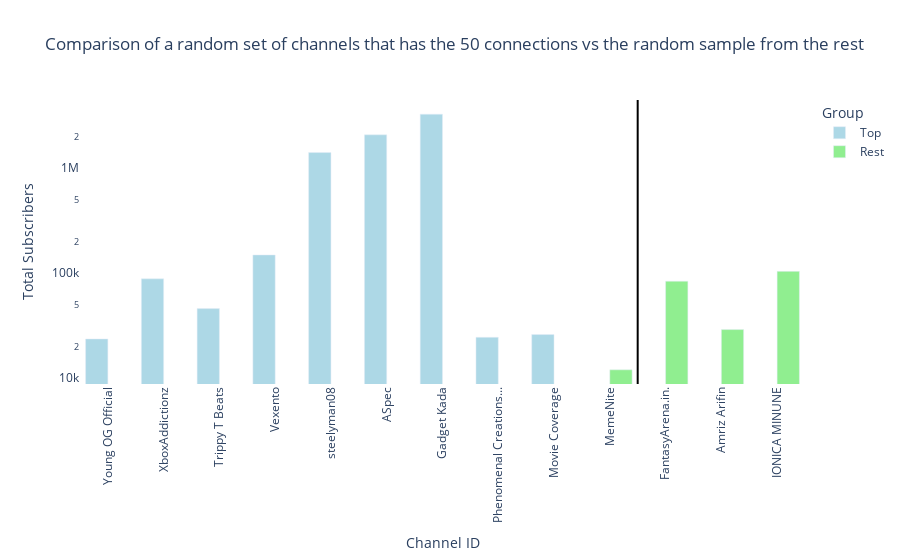

This figure's notebook cell:
### Code cell
# Update the interactive bar plot with custom colors and hover data
fig = px.bar(
    combined_df, 
    x='name_cc', 
    y='subscribers_cc', 
    color='Group',
    title='Comparison of a random set of channels that has the 50 connections vs the random sample from the rest',
    labels={
        'subscribers_cc': 'Total subscribers', 
        'name_cc': 'Channel ID', 
        'num_connections': 'Connections',
        'category_cc': 'Category',
    },
    barmode='group',
    hover_data=['num_connections'],  # Add hover data for number of connections
    color_discrete_map={'Top': 'lightblue', 'Rest': 'lightgreen'}  # Custom colors for each group
)

# Customize the layout
fig.update_layout(
    xaxis_title='Channel ID',
    yaxis_title='Total Subscribers',
    yaxis=dict(type='log'),  # Set y-axis to log scale
    xaxis=dict(tickangle=-90),  # Rotate labels for better readability
    plot_bgcolor='rgba(0,0,0,0)'  # Transparent background
)

# Add a black line to separate the two groups
# Note: Adjust the x0 and x1 values as needed to accurately position the line
fig.add_shape(
    type="line",
    x0=9.5, y0=0, x1=9.5, y1=1, 
    line=dict(color="black", width=2),
    xref="x", yref="paper"
)

# Show the figure
fig.show()


# Save the plot to an HTML file
fig.write_html('Comparison_of_Total_Subscribers.html')

### Figure 1 — Plotly figure (JSON) as saved in the notebook; plotly's stock layout.template omitted (floating-point values rounded to 4 significant figures)
{"data": [{"alignmentgroup": "True", "customdata": [[0.002351], [null], [0.006295], [null], [0.004493], [0.002473], [0.004721], [0.002496], [0.002613]], "hovertemplate": "Group=Top<br>Channel ID=%{x}<br>Total subscribers=%{y}<br>Connections=%{customdata[0]}<extra></extra>", "legendgroup": "Top", "marker": {"color": "lightblue", "pattern": {"shape": ""}}, "name": "Top", "offsetgroup": "Top", "orientation": "v", "showlegend": true, "textposition": "auto", "type": "bar", "x": ["Young OG Official", "XboxAddictionz", "Trippy T Beats", "Vexento", "steelyman08", "ASpec", "Gadget Kada", "Phenomenal Creations...", "Movie Coverage"], "xaxis": "x", "y": [23600, 88300, 45939, 149021, 1410000, 2080000, 3270000, 24484, 26000], "yaxis": "y"}, {"alignmentgroup": "True", "customdata": [[0], [1.646e-08], [0], [0]], "hovertemplate": "Group=Rest<br>Channel ID=%{x}<br>Total subscribers=%{y}<br>Connections=%{customdata[0]}<extra></extra>", "legendgroup": "Rest", "marker": {"color": "lightgreen", "pattern": {"shape": ""}}, "name": "Rest", "offsetgroup": "Rest", "orientation": "v", "showlegend": true, "textposition": "auto", "type": "bar", "x": ["MemeNite", "FantasyArena.in.", "Amriz Arifin", "IONICA MINUNE"], "xaxis": "x", "y": [12000, 83900, 29000, 104000], "yaxis": "y"}], "layout": {"barmode": "group", "legend": {"title": {"text": "Group"}, "tracegroupgap": 0}, "plot_bgcolor": "rgba(0,0,0,0)", "shapes": [{"line": {"color": "black", "width": 2}, "type": "line", "x0": 9.5, "x1": 9.5, "xref": "x", "y0": 0, "y1": 1, "yref": "paper"}], "title": {"text": "Comparison of a random set of channels that has the 50 connections vs the random sample from the rest"}, "xaxis": {"anchor": "y", "domain": [0, 1], "tickangle": -90, "title": {"text": "Channel ID"}}, "yaxis": {"anchor": "x", "domain": [0, 1], "title": {"text": "Total Subscribers"}, "type": "log"}}}
